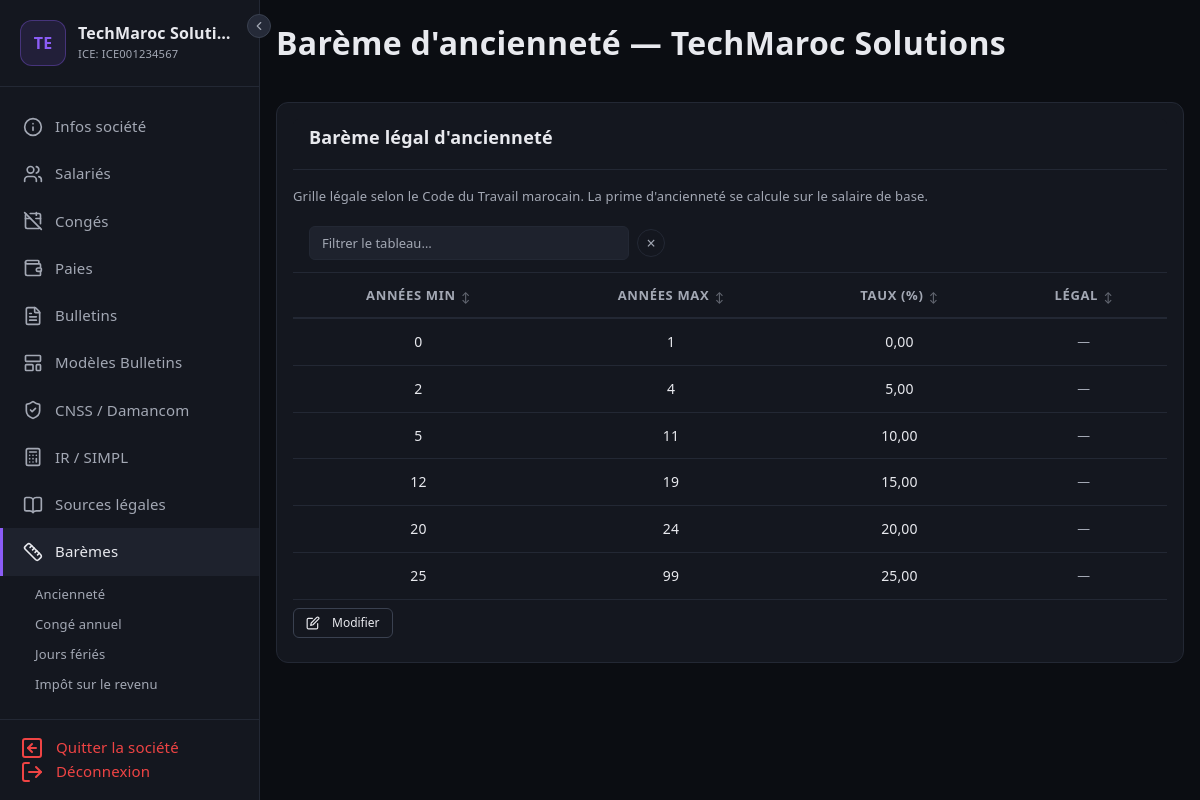
The page /societes/1/baremes (signed in) on the database its author committed.
### tables this page shows
CREATE TABLE IF NOT EXISTS societes (
    id                  INT UNSIGNED AUTO_INCREMENT PRIMARY KEY,
    user_id             INT UNSIGNED        NOT NULL,
    raison_sociale      VARCHAR(200)        NOT NULL,
    forme_juridique     VARCHAR(20)         NOT NULL,
    ice                 VARCHAR(20)         NOT NULL,
    if_fiscal           VARCHAR(20)         NOT NULL,
    rc                  VARCHAR(20)         NOT NULL,
    tp                  VARCHAR(20)         NOT NULL,
    cnss                VARCHAR(20)         NOT NULL,
    adresse             TEXT,
    ville               VARCHAR(100),
    telephone           VARCHAR(20),
    email               VARCHAR(180),
    site_web            VARCHAR(255),
    banque              VARCHAR(100),
    agence              VARCHAR(100),
    rib                 VARCHAR(255),
    modele_bulletin_id  INT UNSIGNED,
    logo                VARCHAR(255),
    damancom_login      VARCHAR(100),
    damancom_password   VARCHAR(255),
    simpl_login         VARCHAR(100),
    simpl_password      VARCHAR(255),
    cimr_login          VARCHAR(100),
    cimr_password       VARCHAR(255),
    actif               TINYINT(1)          NOT NULL DEFAULT 1,
    created_at          DATETIME            NOT NULL DEFAULT CURRENT_TIMESTAMP,
    updated_at          DATETIME            NOT NULL DEFAULT CURRENT_TIMESTAMP ON UPDATE CURRENT_TIMESTAMP,
    FOREIGN KEY (user_id) REFERENCES users(id) ON DELETE CASCADE
);

CREATE TABLE IF NOT EXISTS bareme_anciennete (
    id              INT UNSIGNED AUTO_INCREMENT PRIMARY KEY,
    societe_id      INT UNSIGNED        DEFAULT NULL,
    annees_min      TINYINT UNSIGNED    NOT NULL,
    annees_max      TINYINT UNSIGNED    NOT NULL,
    taux            DECIMAL(5,2)        NOT NULL,
    created_at      DATETIME            NOT NULL DEFAULT CURRENT_TIMESTAMP,
    FOREIGN KEY (societe_id) REFERENCES societes(id) ON DELETE CASCADE
);

### views/societes/baremes/anciennete.php (the view, shortened to what the rows shown need)
<form method="post" action="<?= $baseUrl ?>/anciennete" id="ancienneteForm">
<div class="card">
    <div class="card-header"><h3>Barème légal d'ancienneté</h3></div>
    <p style="font-size:0.8125rem; color:var(--text-muted); margin:0 0 0.5rem 0;">
        Grille légale selon le Code du Travail marocain. La prime d'ancienneté se calcule sur le salaire de base.
    </p>
    <div style="overflow-x:auto;">
        <table class="data-table" id="anciennete-table">
            <thead>
                <tr>
                    <th style="text-align:center;">Années min</th>
                    <th style="text-align:center;">Années max</th>
                    <th style="text-align:center;">Taux (%)</th>
                    <th style="text-align:center;">Légal</th>
                </tr>
            </thead>
            <tbody id="anc-tbody">
                <?php
                $legal = [
                    [0, 2, 0, 'Moins de 2 ans'],
                    [2, 5, 5, '2 à 5 ans'],
                    [5, 10, 10, '5 à 10 ans'],
                    [10, 15, 15, '10 à 15 ans'],
                    [15, 20, 20, '15 à 20 ans'],
                    [20, 25, 25, '20 à 25 ans'],
                    [25, 99, 30, '25 ans et +'],
                ];
                $rows = !empty($anciennete) ? $anciennete : $legal;
                foreach ($rows as $i => $a):
                    $min = is_array($a) ? ($a['annees_min'] ?? $a[0] ?? 0) : 0;
                    $max = is_array($a) ? ($a['annees_max'] ?? $a[1] ?? 5) : 5;
                    $taux = is_array($a) ? ($a['taux'] ?? $a[2] ?? 0) : 0;
                    $label = is_array($a) ? ($a['label'] ?? $a[3] ?? '—') : '—';
                ?>
                <tr data-min="<?= (int)$min ?>" data-max="<?= (int)$max ?>" data-taux="<?= $taux ?>">
                    <td style="text-align:center;"><?= (int)$min ?></td>
                    <td style="text-align:center;"><?= (int)$max ?></td>
                    <td style="text-align:center;"><?= number_format((float)$taux, 2, ',', ' ') ?></td>
                    <td style="color:var(--text-muted); font-size:0.8rem; text-align:center;"><?= htmlspecialchars($label) ?></td>
                </tr>
                <?php endforeach; ?>
            </tbody>
        </table>
    </div>
    <div style="padding:0.5rem 0; display:flex; align-items:center; gap:0.5rem;">
        <button type="button" id="anc-btn-edit" class="btn btn-sm btn-secondary" onclick="ancToggleEdit(true)" style="font-size:0.75rem;">
            Modifier
        </button>
    </div>
</div>
</form>

### Core/Router.php (shortened to what the rows shown need)
<?php
class Router
{
    private static array $routes = [];
    public static function get(string $uri, array $action): void
    {
        self::$routes['GET'][] = ['uri' => $uri, 'action' => $action];
    }
    public static function post(string $uri, array $action): void
    {
        self::$routes['POST'][] = ['uri' => $uri, 'action' => $action];
    }
    public static function dispatch(string $method, string $uri): void
    {
        $uri = parse_url($uri, PHP_URL_PATH);
        $uri = preg_replace('#^/paie-me#', '', $uri);
        $uri = trim($uri, '/');
        foreach (self::$routes[$method] ?? [] as $route) {
            $pattern = preg_replace('/\{(\w+)\}/', '(?P<$1>[^/]+)', $route['uri']);
            $pattern = '#^' . trim($pattern, '/') . '$#';
            if (preg_match($pattern, $uri, $matches)) {
                [$controller, $methodName] = $route['action'];
                $params = array_filter($matches, 'is_string', ARRAY_FILTER_USE_KEY);
                $instance = new $controller();
                call_user_func_array([$instance, $methodName], $params);
                return;
            }
        }
    }
}

### views/layout.php (shortened to what the rows shown need)
<!DOCTYPE html>
<html lang="fr">
<head>
    <link rel="stylesheet" href="https://cdn.jsdelivr.net/npm/bootstrap@5.3.3/dist/css/bootstrap.min.css">
    <link rel="stylesheet" href="/paie-me/assets/css/style.css?v=<?= filemtime(__DIR__ . '/../assets/css/style.css') ?>">
</head>
<body>
<?php if (isset($_SESSION['user_id'])):
    $ctx = $_SESSION['societe_context'] ?? null;
?>
<aside class="sidebar">
    <button type="button" id="sidebarCollapseBtn" class="sidebar-collapse-btn" title="Replier le menu" aria-label="Replier le menu">
        <svg width="14" height="14" viewBox="0 0 24 24" fill="none" stroke="currentColor" stroke-width="2" stroke-linecap="round" stroke-linejoin="round"><polyline points="15 18 9 12 15 6"/></svg>
    </button>
    <div class="sidebar-brand">
        <?php if ($ctx): ?>
            <div class="sidebar-brand-inner">
                <?php if (!empty($ctx['logo'])): ?>
                <img src="/paie-me/<?= htmlspecialchars($ctx['logo']) ?>" alt="Logo de <?= htmlspecialchars($ctx['raison_sociale']) ?>" class="sidebar-logo">
                <?php else: ?>
                <div class="sidebar-logo sidebar-logo-initials"><?= strtoupper(mb_substr($ctx['raison_sociale'], 0, 2)) ?></div>
                <?php endif; ?>
                <div class="sidebar-brand-text">
                    <h2><?= htmlspecialchars($ctx['raison_sociale']) ?></h2>
                    <small>ICE: <?= htmlspecialchars($ctx['ice']) ?></small>
                </div>
            </div>
        <?php else: ?>
            <h2>Paie Me</h2>
            <small>Gestion de paie</small>
        <?php endif; ?>
    </div>
    <ul class="sidebar-nav">
        <?php if ($ctx): ?>
        <li>
            <a href="/paie-me/societes/<?= $ctx['id'] ?>" class="<?= (parse_url($_SERVER['REQUEST_URI'], PHP_URL_PATH) === '/paie-me/societes/'.$ctx['id']) ? 'active' : '' ?>">
                <span class="icon" data-lucide="info"></span>
                <span>Infos société</span>
            </a>
        </li>
        <li>
            <a href="/paie-me/societes/<?= $ctx['id'] ?>/salaries" class="<?= str_contains($_SERVER['REQUEST_URI'], '/salaries') && !str_contains($_SERVER['REQUEST_URI'], 'create') && !str_contains($_SERVER['REQUEST_URI'], 'edit') && !str_contains($_SERVER['REQUEST_URI'], '/sortants') ? 'active' : '' ?>">
                <span class="icon" data-lucide="users"></span>
                <span>Salariés</span>
            </a>
        </li>
        <li>
            <a href="/paie-me/societes/<?= $ctx['id'] ?>/conges" class="<?= str_contains($_SERVER['REQUEST_URI'], '/conges') ? 'active' : '' ?>">
                <span class="icon" data-lucide="calendar-off"></span>
                <span>Congés</span>
            </a>
        </li>
        <li>
            <a href="/paie-me/societes/<?= $ctx['id'] ?>/paies" class="<?= str_contains($_SERVER['REQUEST_URI'], '/paies') && !str_contains($_SERVER['REQUEST_URI'], 'create') && !str_contains($_SERVER['REQUEST_URI'], 'edit') ? 'active' : '' ?>">
                <span class="icon" data-lucide="wallet"></span>
                <span>Paies</span>
            </a>
        </li>
        <li>
            <a href="/paie-me/societes/<?= $ctx['id'] ?>/bulletins" class="<?= str_contains($_SERVER['REQUEST_URI'], '/bulletins') && !str_contains($_SERVER['REQUEST_URI'], 'show') && !str_contains($_SERVER['REQUEST_URI'], 'pdf') ? 'active' : '' ?>">
                <span class="icon" data-lucide="file-text"></span>
                <span>Bulletins</span>
            </a>
        </li>
        <li>
            <a href="/paie-me/societes/<?= $ctx['id'] ?>/modeles-bulletins" class="<?= str_contains($_SERVER['REQUEST_URI'], '/modeles-bulletins') ? 'active' : '' ?>">
                <span class="icon" data-lucide="layout-template"></span>
                <span>Modèles Bulletins</span>
            </a>
        </li>
        <li>
            <a href="/paie-me/societes/<?= $ctx['id'] ?>/cnss" class="<?= str_contains($_SERVER['REQUEST_URI'], '/cnss') ? 'active' : '' ?>">
                <span class="icon" data-lucide="shield-check"></span>
                <span>CNSS / Damancom</span>
            </a>
        </li>
        <li>
            <a href="/paie-me/societes/<?= $ctx['id'] ?>/ir" class="<?= str_contains($_SERVER['REQUEST_URI'], '/ir') && !str_contains($_SERVER['REQUEST_URI'], '/export') ? 'active' : '' ?>">
                <span class="icon" data-lucide="calculator"></span>
                <span>IR / SIMPL</span>
            </a>
        </li>
        <li>
            <a href="/paie-me/societes/<?= $ctx['id'] ?>/sources-legales" class="<?= str_contains($_SERVER['REQUEST_URI'], '/sources-legales') ? 'active' : '' ?>">
                <span class="icon" data-lucide="book-open"></span>
                <span>Sources légales</span>
            </a>
        </li>
        <li>
            <a href="/paie-me/societes/<?= $ctx['id'] ?>/baremes" class="<?= str_contains($_SERVER['REQUEST_URI'], '/baremes') ? 'active' : '' ?>" style="<?= str_contains($_SERVER['REQUEST_URI'], '/baremes') ? 'border-left:3px solid var(--accent);' : '' ?>">
                <span class="icon" data-lucide="ruler"></span>
                <span>Barèmes</span>
            </a>
            <?php if (str_contains($_SERVER['REQUEST_URI'], '/baremes')): ?>
            <ul style="list-style:none; padding:0; margin:0.25rem 0 0 1.5rem; font-size:0.8125rem;">
                <?php $baseB = '/paie-me/societes/' . $ctx['id'] . '/baremes/'; $uri = parse_url($_SERVER['REQUEST_URI'], PHP_URL_PATH); ?>
                <li><a href="<?= $baseB ?>anciennete" style="display:block; padding:0.3rem 0.5rem; color:<?= str_contains($uri, '/anciennete')?'var(--accent)':'var(--text-muted)'?>; text-decoration:none; border-radius:4px;">Ancienneté</a></li>
                <li><a href="<?= $baseB ?>conge_annuel" style="display:block; padding:0.3rem 0.5rem; color:<?= str_contains($uri, '/conge_annuel')?'var(--accent)':'var(--text-muted)'?>; text-decoration:none; border-radius:4px;">Congé annuel</a></li>
                <li><a href="<?= $baseB ?>jours_feries" style="display:block; padding:0.3rem 0.5rem; color:<?= str_contains($uri, '/jours_feries')?'var(--accent)':'var(--text-muted)'?>; text-decoration:none; border-radius:4px;">Jours fériés</a></li>
                <li><a href="<?= $baseB ?>impot_revenu" style="display:block; padding:0.3rem 0.5rem; color:<?= str_contains($uri, '/impot_revenu')?'var(--accent)':'var(--text-muted)'?>; text-decoration:none; border-radius:4px;">Impôt sur le revenu</a></li>
                <li><a href="<?= $baseB ?>heures_sup" style="display:block; padding:0.3rem 0.5rem; color:<?= str_contains($uri, '/heures_sup')?'var(--accent)':'var(--text-muted)'?>; text-decoration:none; border-radius:4px;">Heures sup</a></li>
            </ul>
            <?php endif; ?>
        </li>
        <?php endif; ?>
    </ul>
    <div class="sidebar-footer">
        <?php if ($ctx): ?>
        <a href="/paie-me/societes/clear-context">
            <span class="icon" data-lucide="arrow-left-square"></span>
            <span>Quitter la société</span>
        </a>
        <?php endif; ?>
        <a href="/paie-me/logout">
            <span class="icon" data-lucide="log-out"></span>
            <span>Déconnexion</span>
        </a>
    </div>
</aside>
<?php endif; ?>
<main class="<?= isset($_SESSION['user_id']) ? 'main-content' : '' ?>">
    <?php if (isset($_SESSION['user_id'])): ?>
    <div class="topbar">
        <h1>
            <?= $title ?? 'Paie Me' ?>
        </h1>
    </div>
    <?php endif; ?>
    <?= $content ?? '' ?>
</main>
</body>
</html>

### rows shown on the page
societes: raison_sociale "TE", raison_sociale "TechMaroc Soluti…", ice "ICE001234567"
bareme_anciennete: annees_min "0", annees_max "1", taux "0,00", label "—"
bareme_anciennete: annees_min "2", annees_max "4", taux "5,00", label "—"
bareme_anciennete: annees_min "5", annees_max "11", taux "10,00", label "—"
bareme_anciennete: annees_min "12", annees_max "19", taux "15,00", label "—"
bareme_anciennete: annees_min "20", annees_max "24", taux "20,00", label "—"
bareme_anciennete: annees_min "25", annees_max "99", taux "25,00", label "—"
